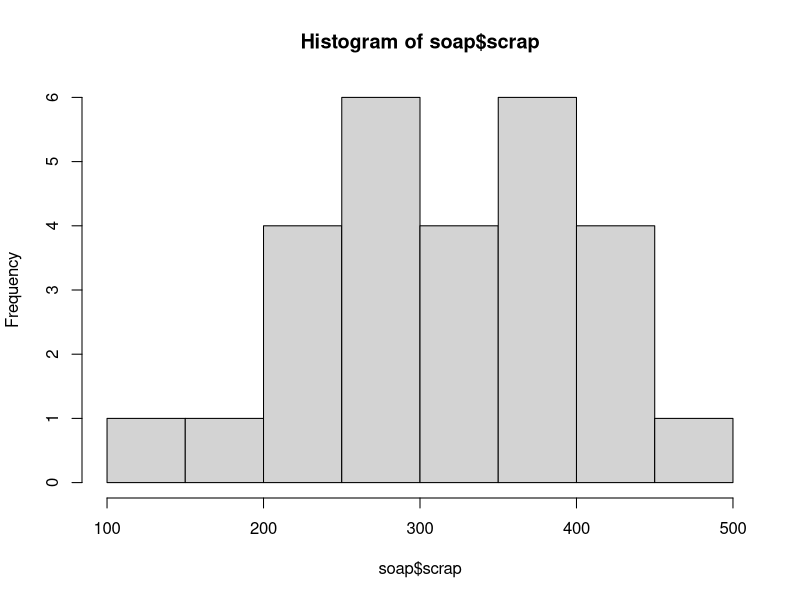
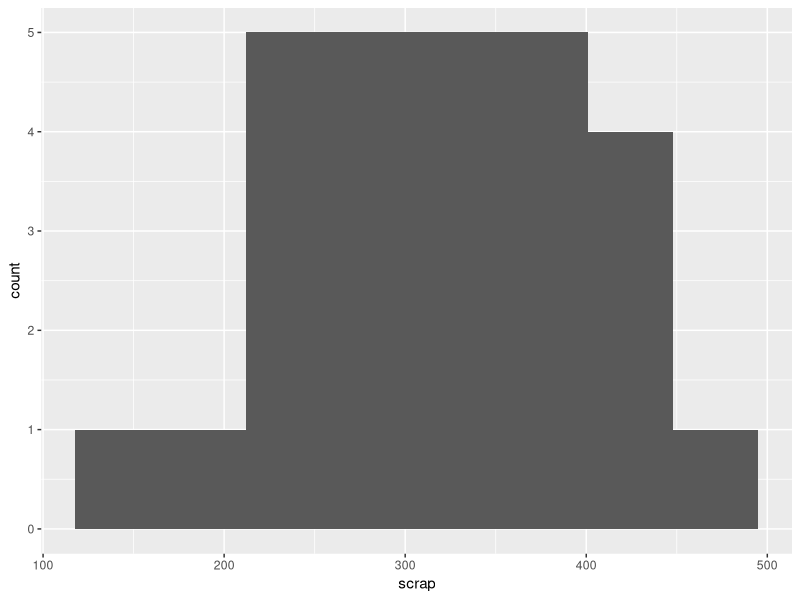
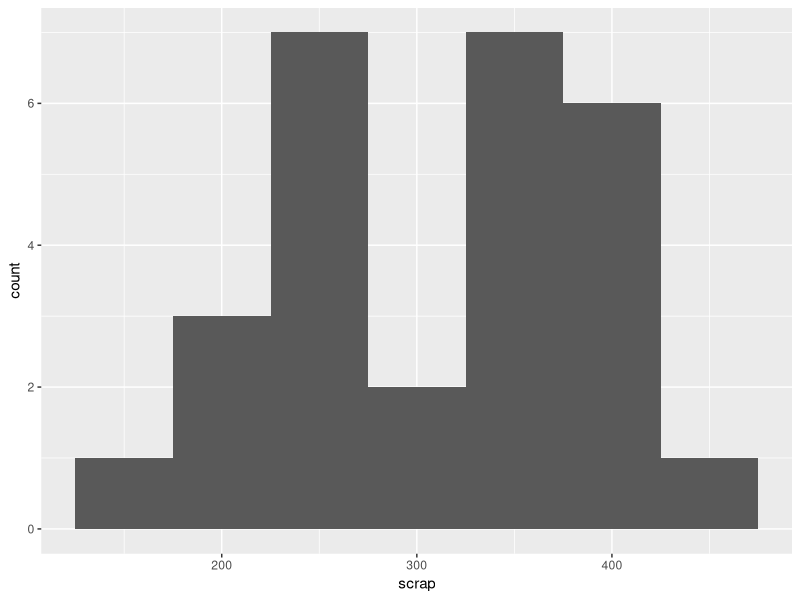
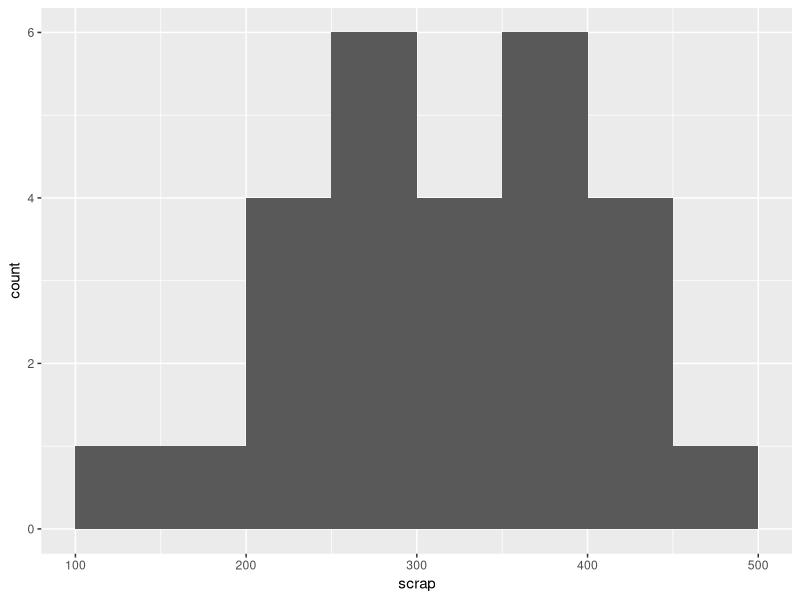
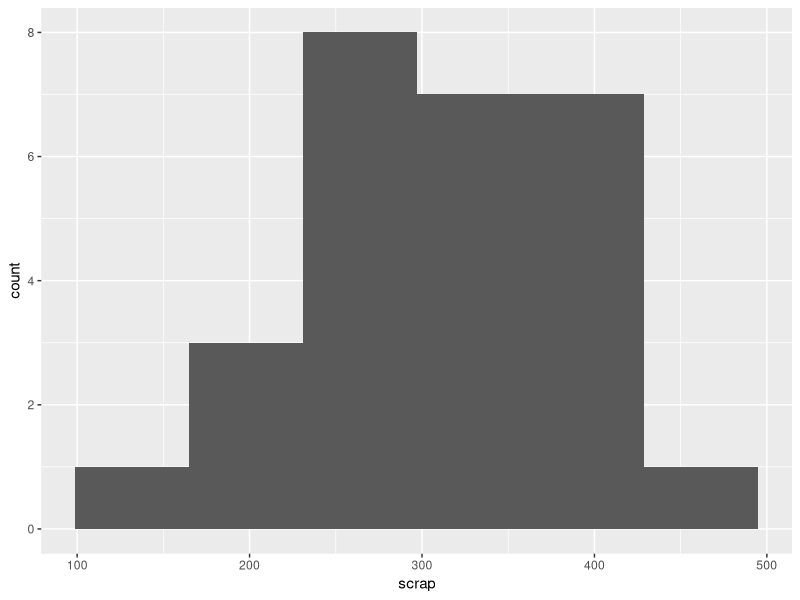
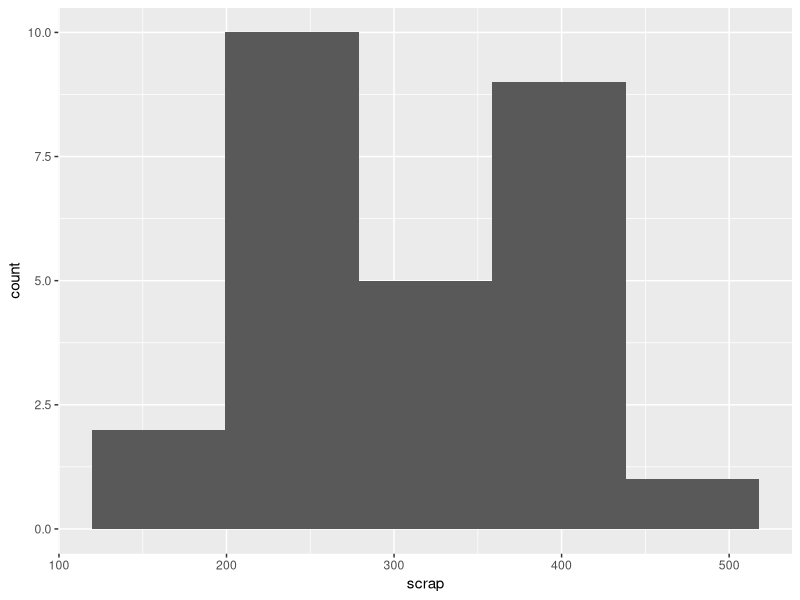

These charts were generated, in order, by the following R code:
## ---- chunk 1
library(tidyverse)
soap=read_delim("soap.txt"," ")
soap
## ---- chunk 2
hist(soap$scrap)
## ---- chunk 3
ggplot(soap,aes(x=scrap))+geom_histogram(bins=8)
## ---- chunk 4
ggplot(soap,aes(x=scrap))+geom_histogram(binwidth=50)
## ---- chunk 5
b=seq(100,500,50)
b
ggplot(soap,aes(x=scrap))+geom_histogram(breaks=b)
## ---- chunk 6
n=length(soap$scrap)
ceiling(log(n,2))+1
## ---- chunk 7
r=IQR(soap$scrap)
2*r/n^(1/3)
## ---- chunk 8
sturges=function(x) {
  n=length(x)
  ceiling(log(n,2))+1
}

sturges(soap$scrap)
## ---- chunk 9
fd=function(x) {
  n=length(x)
  r=IQR(x)
  2*r/n^(1/3)
}

fd(soap$scrap)
## ---- chunk 10
ggplot(soap,aes(x=scrap))+geom_histogram(bins=sturges(soap$scrap))
## ---- chunk 11
ggplot(soap,aes(x=scrap))+geom_histogram(binwidth=fd(soap$scrap))
## ---- chunk 12
nclass.Sturges(soap$scrap)
nclass.FD(soap$scrap)
